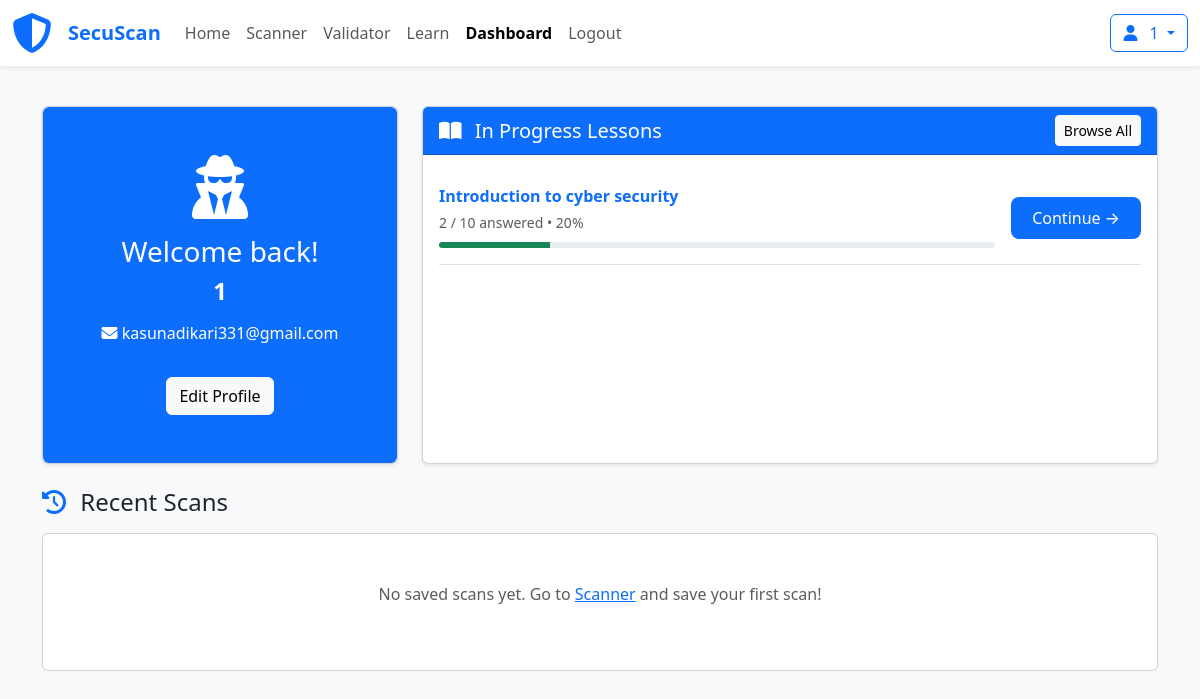
/user/dashboard.php (signed in), run on the app's committed database.
### tables this page shows
CREATE TABLE `users` (
  `user_id` int(11) NOT NULL,
  `username` varchar(100) NOT NULL,
  `email` varchar(150) NOT NULL,
  `password` varchar(255) NOT NULL,
  `full_name` varchar(100) DEFAULT 'user',
  `phone` int(100) NOT NULL,
  `address` varchar(100) NOT NULL
);

CREATE TABLE `lessons` (
  `lesson_id` int(11) NOT NULL,
  `header` varchar(255) NOT NULL,
  `content` text NOT NULL,
  `created_at` timestamp NOT NULL DEFAULT current_timestamp()
);

### user/dashboard.php (the view, shortened to what this page needs)
<?php
include '../database_connection.php';
$username = $_SESSION['username'];
$stmt = $conn->prepare("SELECT user_id, full_name, email FROM users WHERE username = ?");
$stmt->bind_param("s", $username);
$stmt->execute();
$result = $stmt->get_result();
$user = $result->fetch_assoc();
$user_id = $user['user_id'];
$progressSql = "
    SELECT l.lesson_id, l.header, COUNT(o.id) AS answered,
           (SELECT COUNT(*) FROM questions q WHERE q.lesson_id = l.lesson_id) AS total
    FROM ongoing_lesson o
    INNER JOIN lessons l ON o.lesson_id = l.lesson_id
    WHERE o.user_id = ?
    GROUP BY l.lesson_id, l.header
    ORDER BY MAX(o.id) DESC
    LIMIT 10
";
$stmt = $conn->prepare($progressSql);
$stmt->bind_param("i", $user_id);
$stmt->execute();
$inProgress = $stmt->get_result()->fetch_all(MYSQLI_ASSOC);
$scansSql = "
    SELECT scan_id, ip_address, result, datetime
    FROM scan_results
    WHERE user_id = ?
    ORDER BY datetime DESC
    LIMIT 6
";
$stmt = $conn->prepare($scansSql);
$stmt->bind_param("i", $user_id);
$stmt->execute();
$recentScans = $stmt->get_result()->fetch_all(MYSQLI_ASSOC);
?>
<!DOCTYPE html>
<html lang="en">
<head>
    <link href="../bootstrap/css/bootstrap.min.css" rel="stylesheet">
    <link href="https://cdnjs.cloudflare.com/ajax/libs/font-awesome/6.5.0/css/all.min.css" rel="stylesheet">
</head>
<body>
<?php
include "../navbar.php";
?>
<div class="container pt-5 mt-5">
    <div class="row g-4">
        <div class="col-lg-4">
            <div class="card shadow-sm card-hover h-100">
                <div class="card-body text-center p-5 bg-primary text-white rounded">
                    <i class="fas fa-user-secret fa-4x mb-3"></i>
                    <h3>Welcome back!</h3>
                    <h4 class="fw-bold"><?= htmlspecialchars($user['full_name'] ?: $user['username']) ?></h4>
                    <p class="mt-3"><i class="fas fa-envelope"></i> <?= htmlspecialchars($user['email']) ?></p>
                    <a href="edit_profile.php" class="btn btn-light mt-3">Edit Profile</a>
                </div>
            </div>
        </div>
        <div class="col-lg-8">
            <div class="card shadow-sm h-100">
                <div class="card-header bg-primary text-white d-flex justify-content-between align-items-center">
                    <h5 class="mb-0"><i class="fas fa-book-open me-2"></i> In Progress Lessons</h5>
                    <a href="../modules/all_module.php" class="btn btn-light btn-sm">Browse All</a>
                </div>
                <div class="card-body">
                    <?php if ($inProgress): ?>
                        <?php foreach ($inProgress as $lesson):
                            $progress = $lesson['total'] > 0 ? round(($lesson['answered'] / $lesson['total']) * 100) : 0;
                        ?>
                            <div class="d-flex justify-content-between align-items-center py-3 border-bottom">
                                <div class="flex-grow-1">
                                    <h6 class="fw-bold text-primary mb-1"><?= htmlspecialchars($lesson['header']) ?></h6>
                                    <small class="text-muted"><?= $lesson['answered'] ?> / <?= $lesson['total'] ?> answered • <?= $progress ?>%</small>
                                    <div class="progress mt-2" style="height:6px;">
                                        <div class="progress-bar bg-success" style="width:<?= $progress ?>%"></div>
                                    </div>
                                </div>
                                <form action="../modules/intro.php" method="GET" class="ms-3">
                                    <button type="submit" class="btn continue-btn text-white">Continue →</button>
                                </form>
                            </div>
                        <?php endforeach; ?>
                    <?php else: ?>
                        <p class="text-center text-muted py-4">No lessons in progress. <a href="../modules/all_module.php">Start learning!</a></p>
                    <?php endif; ?>
                </div>
            </div>
        </div>
    </div>
    <div class="mt-4">
        <h4 class="mb-3"><i class="fas fa-history me-2 text-primary"></i> Recent Scans</h4>
        <?php if ($recentScans): ?>
            <div class="row g-4">
                <?php foreach ($recentScans as $scan): ?>
                    <div class="col-md-6 col-lg-4">
                        <div class="card scan-card shadow-sm card-hover h-100">
                            <div class="card-header scan-header text-white">
                                <h6 class="mb-0"><i class="fas fa-desktop me-2"></i> <?= htmlspecialchars($scan['ip_address']) ?></h6>
                                <small><?= date('M j, Y - H:i', strtotime($scan['datetime'])) ?></small>
                            </div>
                            <div class="card-body">
                                <pre><?= htmlspecialchars(substr($scan['result'], 0, 400)) ?><?= strlen($scan['result']) > 400 ? '...' : '' ?></pre>
                                <div class="text-end mt-2">
                                    <button class="btn btn-sm btn-outline-primary" data-bs-toggle="modal" data-bs-target="#scanModal<?= $scan['scan_id'] ?>">
                                        View Full Result
                                    </button>
                                </div>
                            </div>
                        </div>
                    </div>
                    <div class="modal fade" id="scanModal<?= $scan['scan_id'] ?>" tabindex="-1">
                        <div class="modal-dialog modal-lg modal-dialog-scrollable">
                            <div class="modal-content">
                                <div class="modal-header bg-primary text-white">
                                    <h5 class="modal-title">Scan Result - <?= htmlspecialchars($scan['ip_address']) ?></h5>
                                    <button type="button" class="btn-close btn-close-white" data-bs-dismiss="modal"></button>
                                </div>
                                <div class="modal-body">
                                    <pre style="background:#222;color:#0f0;padding:15px;border-radius:8px;max-height:70vh;overflow:auto;">
<?= htmlspecialchars($scan['result']) ?>
                                    </pre>
                                </div>
                                <div class="modal-footer">
                                    <small class="text-muted">Scanned on <?= date('F j, Y \a\t g:i A', strtotime($scan['datetime'])) ?></small>
                                </div>
                            </div>
                        </div>
                    </div>
                <?php endforeach; ?>
            </div>
        <?php else: ?>
            <div class="card text-center py-5">
                <p class="text-muted">No saved scans yet. Go to <a href="../scanner/scan.php">Scanner</a> and save your first scan!</p>
            </div>
        <?php endif; ?>
    </div>
</div>
</body>
</html>

### user/dashboard.php (style rules this page uses)
body { background: #f8f9fa; }
.continue-btn { background: #0d6efd; padding: 8px 20px; border-radius: 8px; font-weight: 500; }

### data on the page
users: full_name "1", email "kasunadikari331@gmail.com"
lessons: header "Introduction to cyber security", answered "2", total "10", progress "20"

### other printed values
$name "Home"
$name "Scanner"
$name "Validator"
$name "Learn"
$name "Dashboard"
$name "Logout"
$_SESSION["username"] "1"
